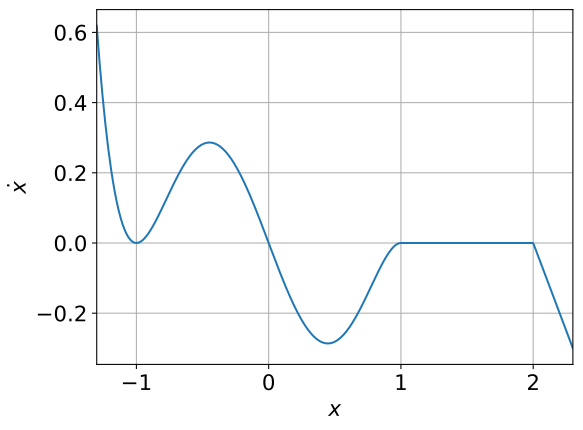

The script that saved this image:
import numpy as np
import matplotlib.pyplot as plt

# change font size to be in line with the textbook
plt.rcParams.update({'font.size': 16})


# piecewise smooth dynamics
def f(x):
    domains = [x <= 1, x <= 2, True]  # first valid is chosen
    dynamics = [-x**5 + 2 * x**3 - x, 0, -x + 2]
    return np.select(domains, dynamics)


# x-axis grid
x_min = -1.3  # chosen so that the 5th power does not explode
x_max = 2.3
knots = 500
x = np.linspace(x_min, x_max, knots)

# plot the graph of f(x)
plt.figure()
plt.plot(x, f(x))
plt.xlim(x_min, x_max)
plt.xlabel(r'$x$')
plt.ylabel(r'$\dot x$')
plt.grid()
plt.savefig('graphical_analysis.svg', bbox_inches='tight')
# plt.show()
